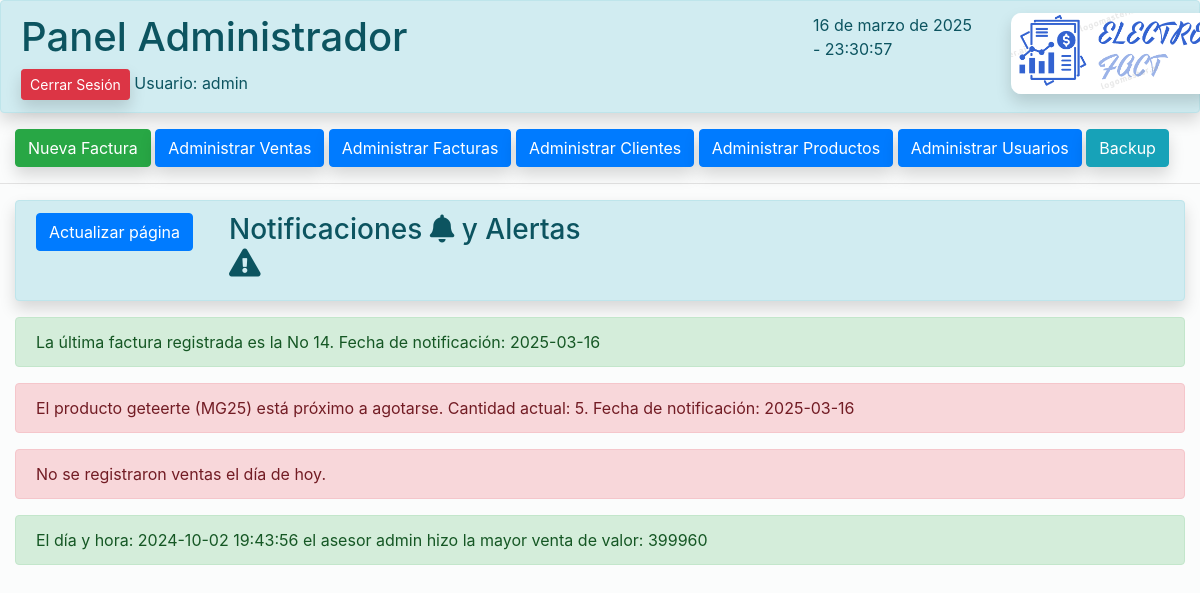
The page /vistas/inicio_admin.php (signed in) on the database its author committed.
### tables this page shows
CREATE TABLE `facturas` (
  `id_factura` int(11) NOT NULL AUTO_INCREMENT,
  `no_factura` int(150) NOT NULL,
  `estado` varchar(15) NOT NULL DEFAULT 'Cerrada',
  `fecha_factura` datetime NOT NULL DEFAULT current_timestamp(),
  `fecha_anulacion` datetime DEFAULT NULL,
  `descripcion_anulacion` varchar(200) DEFAULT NULL,
  `doc_cliente` varchar(10) NOT NULL,
  `nom_cliente` varchar(50) NOT NULL,
  `asesor` varchar(14) NOT NULL,
  `caja` varchar(2) NOT NULL,
  `forma_de_pago` varchar(15) NOT NULL,
  `total_venta_con_iva` varchar(10) NOT NULL,
  `doc_factura` varchar(200) NOT NULL DEFAULT 'C:\\Users\\GalleOso\\Documents\\Facturas',
  PRIMARY KEY (`id_factura`)
);

CREATE TABLE `productos` (
  `id_producto` int(11) NOT NULL AUTO_INCREMENT,
  `ref_producto` varchar(15) NOT NULL,
  `descripcion_producto` varchar(50) NOT NULL,
  `cat_producto` varchar(20) NOT NULL DEFAULT 'TECNOLOGIA',
  `valor_producto` varchar(10) NOT NULL,
  `unidades_producto` int(11) NOT NULL,
  PRIMARY KEY (`id_producto`)
);

### vistas/inicio_admin.php (the view, shortened to what this page needs)
<?php
include '../conexion/conexion.php';
?>
<!DOCTYPE html>
<html lang="es">
<head>
    <link rel="stylesheet" href="https://cdnjs.cloudflare.com/ajax/libs/font-awesome/5.15.4/css/all.min.css">
    <link href="https://stackpath.bootstrapcdn.com/bootstrap/4.5.2/css/bootstrap.min.css" rel="stylesheet">
</head>
<body>
    <div class="container-fluid alert alert-info sombra">
        <div class="row">
            <div class="col-8">
                <h1>Panel Administrador</h1>
                <a href="../conexion/cerrar_sesion.php" class="btn btn-danger btn-sm sombra"
                    onclick="return confirmarCierreSesion()">Cerrar Sesión</a>
                <span><?php echo "Usuario: " . $_SESSION['usuario']; ?></span>
            </div>
            <div class="col-2">
                <p id="fechaHora"></p>
            </div>
            <div class="col-2">
                <div class="logo-container">
                    <img src="../img/logo.png" alt="Logo de la empresa" class="logo"
                        style="width: 200px; height: auto;">
                </div>
            </div>
        </div>
    </div>
    <div class="container-fluid">
        <div class="row">
            <div class="col-12">
                <a href="factura_borrador.php" class="btn btn-success sombra">Nueva Factura</a>
                <a href="ventas.php" class="btn btn-primary sombra">Administrar Ventas</a>
                <a href="facturas.php" class="btn btn-primary sombra">Administrar Facturas</a>
                <a href="clientes.php" class="btn btn-primary sombra">Administrar Clientes</a>
                <a href="productos.php" class="btn btn-primary sombra">Administrar Productos</a>
                <a href="usuario.php" class="btn btn-primary sombra">Administrar Usuarios</a>
                <a href="backup.php" class="btn btn-info sombra">Backup</a>
            </div>
        </div>
    </div>
    <hr>
    <div class="container-fluid">
        <div class="alert alert-info sombra">
            <div class="row">
                <div class="col-2">
                    <a href="#" class="btn btn-primary" onclick="location.reload();">Actualizar página</a>
                </div>
                <div class="col-4">
                    <h3>Notificaciones <i class="fas fa-bell"></i>
                        y Alertas <i class="fas fa-exclamation-triangle"></i>
                    </h3>
                </div>
            </div>
        </div>
    </div>
    <div class="container-fluid">
        <?php
    $sql1 = "SELECT * FROM facturas WHERE no_factura = (SELECT MAX(no_factura) FROM facturas)";
    $resultado1= mysqli_query($conexion, $sql1);
    if ($resultado1->num_rows > 0) {
        while ($fila = $resultado1->fetch_assoc()) {
            $fecha_notificacion = date('Y-m-d');
            echo '<div class="container-fluid alert alert-success" role="alert">';
            echo 'La última factura registrada es la No ' . $fila["no_factura"] . '. Fecha de notificación: ' . $fecha_notificacion;
            echo '</div>';
        }
    } else {
        echo '<div class="container-fluid alert alert-success" role="alert">';
        echo "No se encontraron facturas registradas.";
        echo '</div>';
    }
    ?>
    </div>
    <div class="container-fluid">
        <?php
    $sql2 = "SELECT ref_producto, descripcion_producto, unidades_producto FROM productos WHERE unidades_producto <= 10";
    $resultado2 = $conexion->query($sql2);
    if ($resultado2->num_rows > 0) {
        while ($fila = $resultado2->fetch_assoc()) {
            $fecha_notificacion = date('Y-m-d');
            echo '<div class="alert alert-danger" role="alert">';
            echo 'El producto ' . $fila["descripcion_producto"] . ' (' . $fila["ref_producto"] . ') está próximo a agotarse. Cantidad actual: ' . $fila["unidades_producto"] . '. Fecha de notificación: ' . $fecha_notificacion;
            echo '</div>';
        }
    }
    ?>
    </div>
    <div class="container-fluid">
        <?php
$fecha_hoy = date('Y-m-d');
$sql3 = "SELECT SUM(valor_total_venta) AS total_ventas
        FROM ventas
        WHERE DATE(fecha_hora_venta) = '$fecha_hoy'";
$resultado3 = $conexion->query($sql3);
if ($resultado3->num_rows > 0) {
    $fila = $resultado3->fetch_assoc();
    $valor_total_ventas = $fila['total_ventas'];
    if ($valor_total_ventas) {
        echo '<div class="alert alert-success" role="alert">';
        echo 'El valor total de las ventas del día es: ' . $valor_total_ventas . '';
        echo '</div>';
    } else {
        echo '<div class="alert alert-danger" role="alert">';
        echo "No se registraron ventas el día de hoy.";
        echo '</div>';
    }
} else {
    echo '<div class="alert alert-danger" role="alert">';
    echo "No se encontraron ventas registradas!.";
    echo '</div>';
}
?>
    </div>
    <div class="container-fluid">
        <?php
    $sql4 = "SELECT asesor_venta, fecha_hora_venta, valor_total_venta
             FROM ventas
             WHERE valor_total_venta = (SELECT MAX(valor_total_venta) FROM ventas)";
    $resultado4 = $conexion->query($sql4);
    if ($resultado4->num_rows > 0) {
        $fila = $resultado4->fetch_assoc();
        echo '<div class="alert alert-success" role="alert">';
        echo 'El día y hora: ' . $fila["fecha_hora_venta"] . ' el asesor ' . $fila["asesor_venta"] . ' hizo la mayor venta de valor: ' . $fila["valor_total_venta"] . '';
        echo '</div>';
    } else {
        echo '<div class="alert alert-danger" role="alert">';
        echo "No se encontraron productos con valor máximo.";
        echo '</div>';
    }
    ?>
    </div>

### vistas/inicio_admin.php (style rules this page uses)
body { background-color: #fbfcfc; }
.sombra { box-shadow: 0 0.5rem 1rem rgba(0, 0, 0, 0.15); }
.logo { width: 150px; height: auto; border-radius: 10px; box-shadow: 0 0.5rem 1rem rgba(0, 0, 0, 0.15); }

### rows shown on the page
facturas: no_factura "14"
productos: descripcion_producto "geteerte", ref_producto "MG25", unidades_producto "5"

### other values the page prints
$_SESSION['usuario'] "admin"
$fila["fecha_hora_venta"] "2024-10-02 19:43:56"
$fila["asesor_venta"] "admin"
$fila["valor_total_venta"] "399960"
